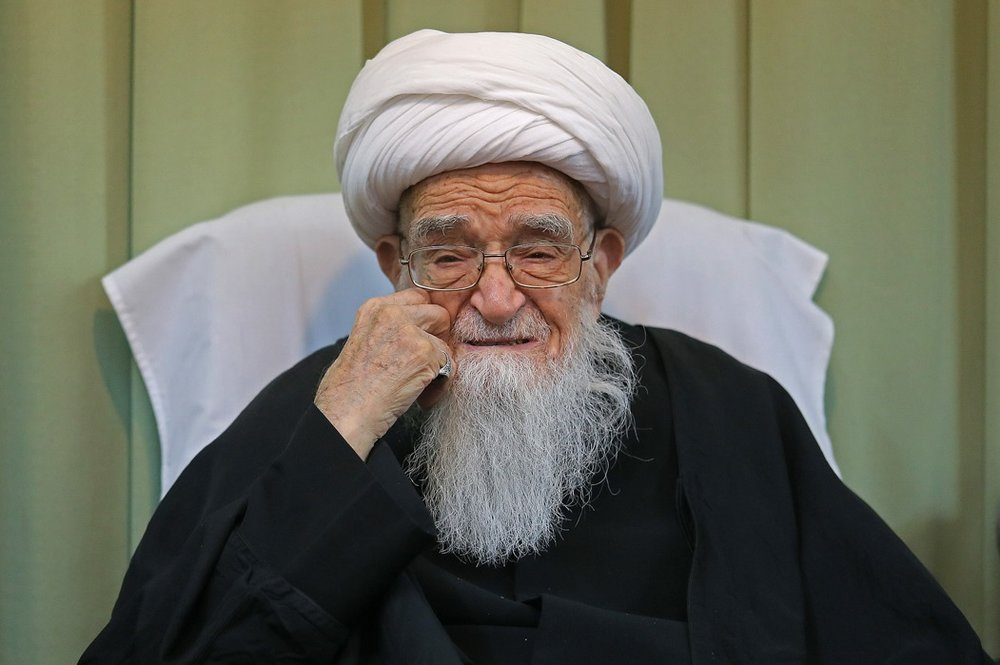
#> input picture Assignment21/img/safi.jpg, 1000 x 665 px, found by its file name
$ python Consolation_tape.py
#> lines starting #> are read from the running program, lines starting #| are printed output that depends on the picture; after the words box and inside, x2 and y2 are one past the last pixel; in counts of white or black regions, pixels touching at a corner belong together
import cv2


deceased_img = cv2.imread("safi.jpg", 0)
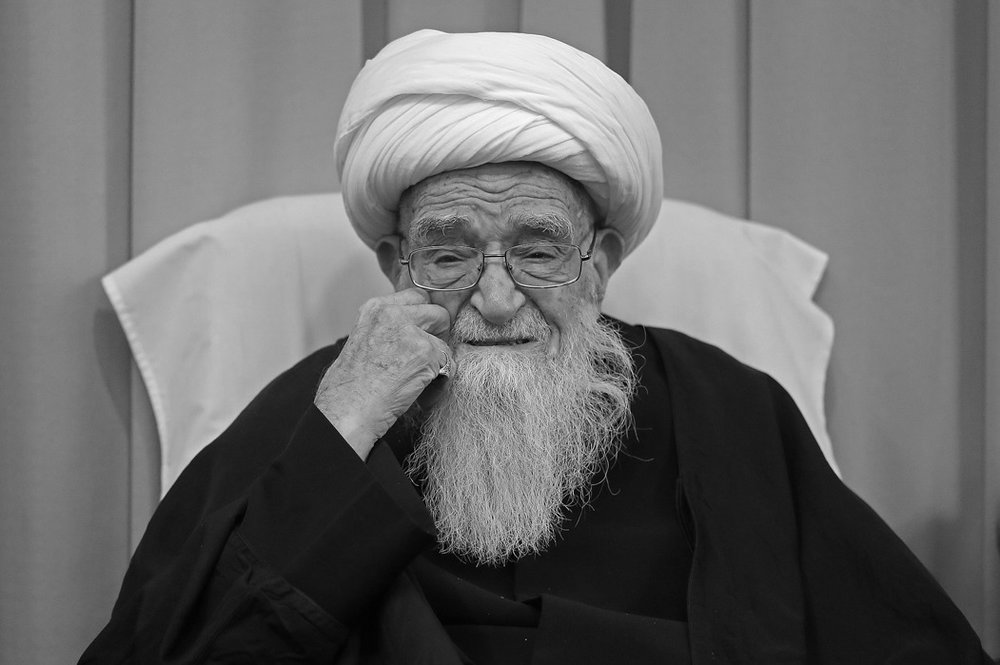
#> deceased_img: shape (665, 1000); min 0, max 255, mean 106.2

for i in range(155):
    for j in range(110-i,155-i):
        if(j>=0):
          deceased_img[i][j]=0
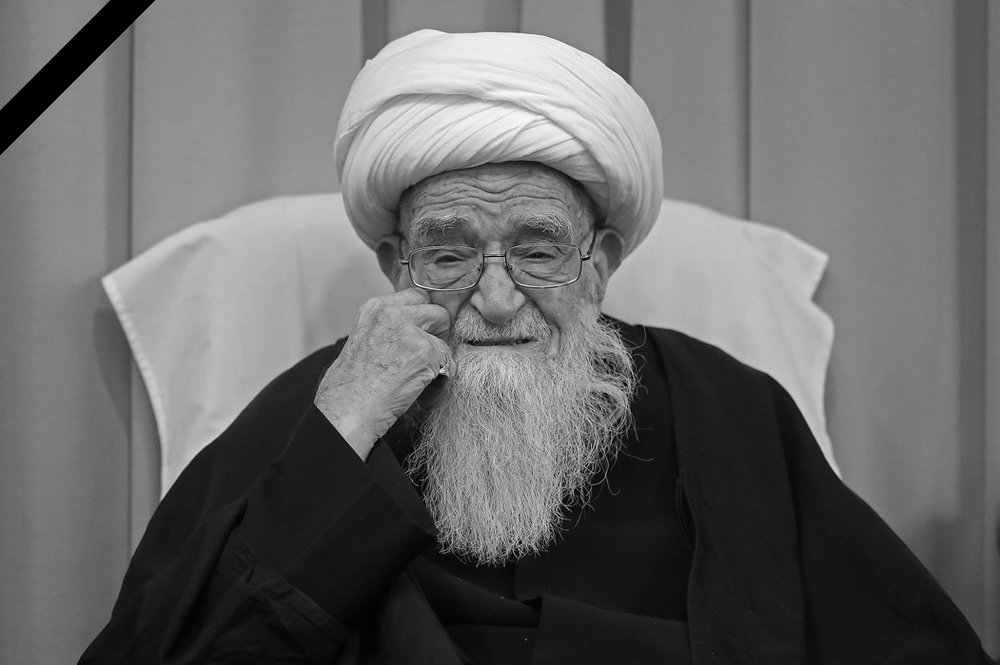
#> deceased_img: shape (665, 1000); 0.9% of pixels changed, all inside (x1, y1, x2, y2) = (0, 0, 155, 155)

deceased_img = cv2.resize(deceased_img,(480,320))
#> deceased_img: shape (320, 480)
cv2.imshow("output",deceased_img)
cv2.waitKey()

$ run again, with Assignment21/img/1.jpg copied over Assignment21/img/safi.jpg
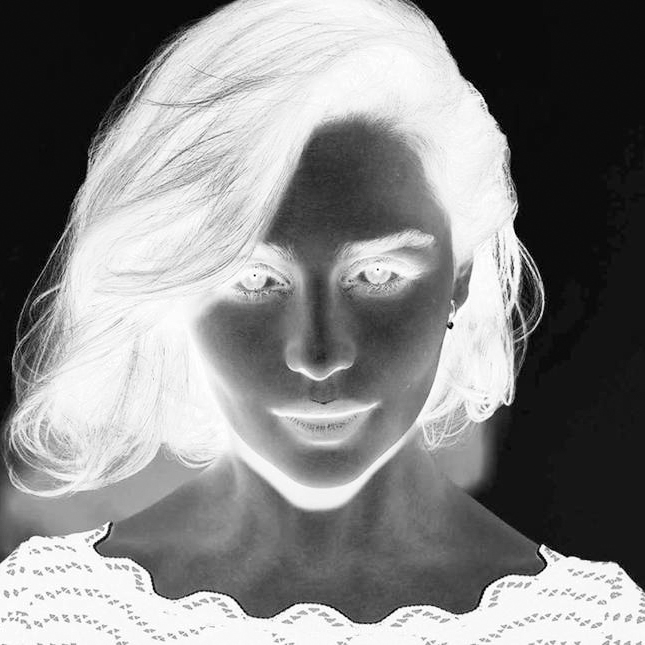
#> input picture Assignment21/img/1.jpg, 645 x 645 px, found by its file name
#> deceased_img is the input picture: shape (645, 645); min 0, max 255, mean 133.8
#> `deceased_img = cv2.resize(deceased_img,(480,320))`:
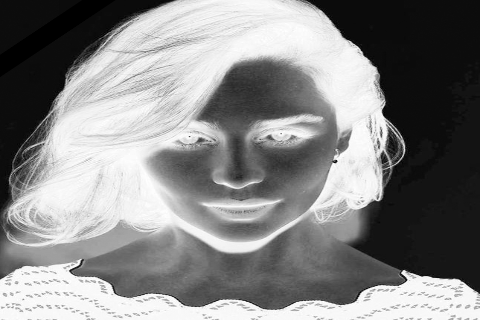
#> deceased_img: shape (320, 480); min 0, max 255, mean 133.5
